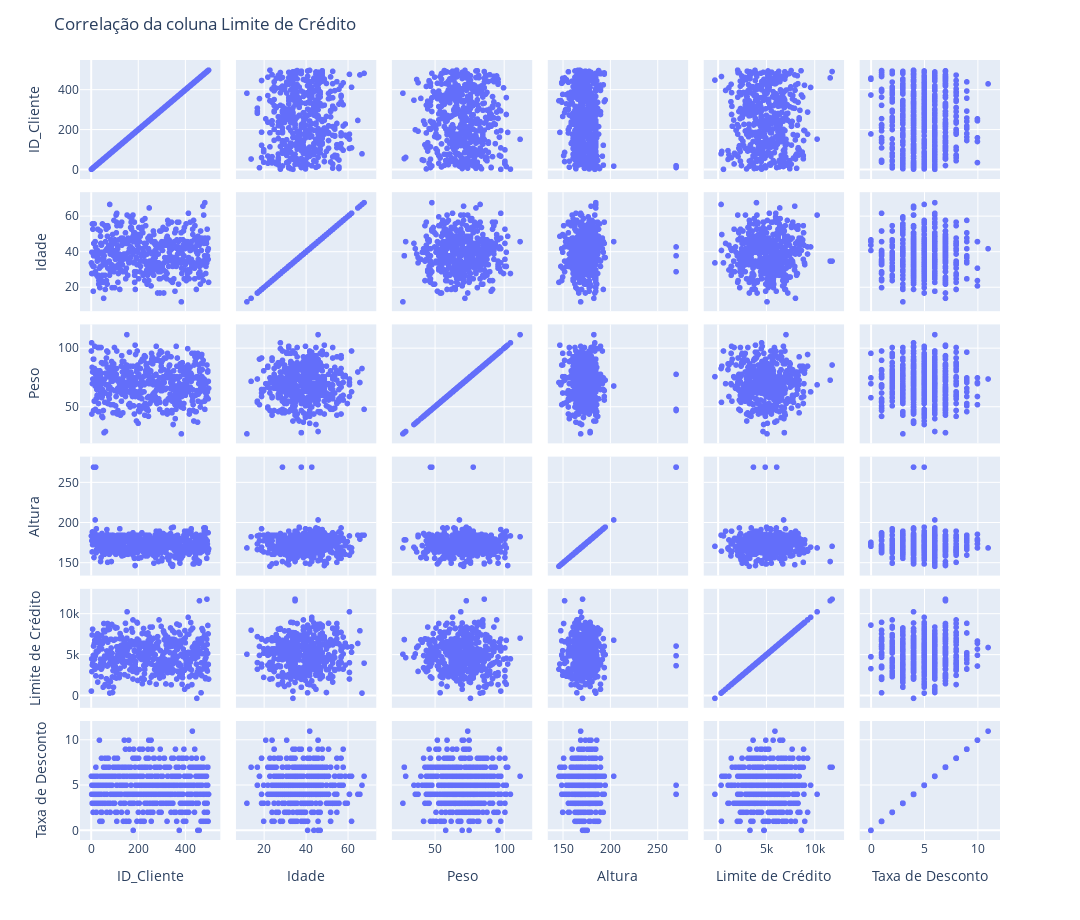

Write notebook code for a chart like this one.
### Code cell
# Coluna para calcular a correlação
coluna = 'Limite de Crédito'

# Seleciona as colunas numéricas do DataFrame
df_numeric = df.select_dtypes(include=['float64', 'int64'])

# Adiciona a coluna selecionada ao DataFrame numérico
df_numeric[coluna] = df[coluna]

# Cria o gráfico de correlação
fig = px.scatter_matrix(df_numeric)

# Define o título do gráfico
fig.update_layout(title='Correlação da coluna {}'.format(coluna))
fig.update_layout(width=1080, height=920)

# Mostra o gráfico
fig.show()

### Figure 1 — Plotly figure (JSON) as saved in the notebook; plotly's stock layout.template omitted (floating-point values rounded to 4 significant figures; data arrays with more than 128 entries replaced by an {"elided": "..."} marker saying what was removed)
{"data": [{"dimensions": [{"axis": {"matches": true}, "label": "ID_Cliente", "values": {"elided": "502 int values"}}, {"axis": {"matches": true}, "label": "Idade", "values": {"elided": "502 int values"}}, {"axis": {"matches": true}, "label": "Peso", "values": {"elided": "502 int values"}}, {"axis": {"matches": true}, "label": "Altura", "values": {"elided": "502 int values"}}, {"axis": {"matches": true}, "label": "Limite de Crédito", "values": {"elided": "502 int values"}}, {"axis": {"matches": true}, "label": "Taxa de Desconto", "values": {"elided": "502 int values"}}], "hovertemplate": "%{xaxis.title.text}=%{x}<br>%{yaxis.title.text}=%{y}<extra></extra>", "legendgroup": "", "marker": {"color": "#636efa", "symbol": "circle"}, "name": "", "showlegend": false, "type": "splom"}], "layout": {"dragmode": "select", "height": 920, "legend": {"tracegroupgap": 0}, "margin": {"t": 60}, "title": {"text": "Correlação da coluna Limite de Crédito"}, "width": 1080}}
